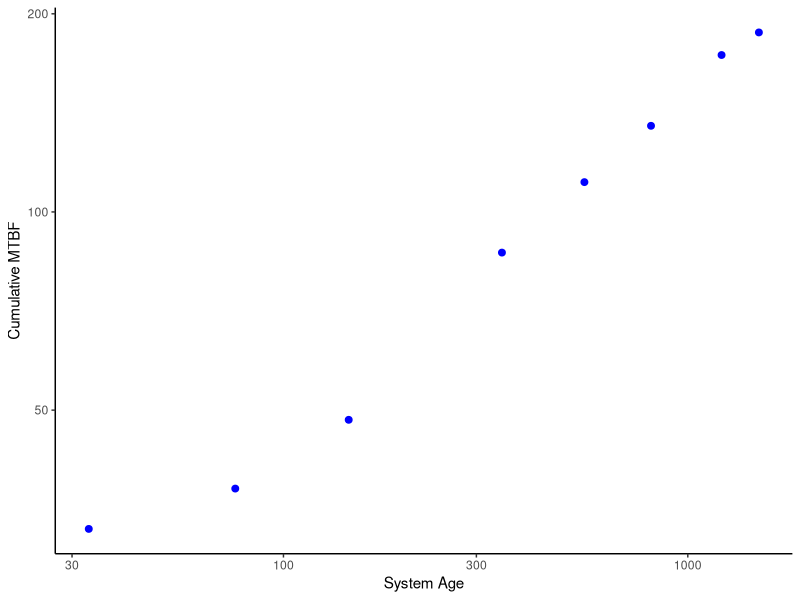
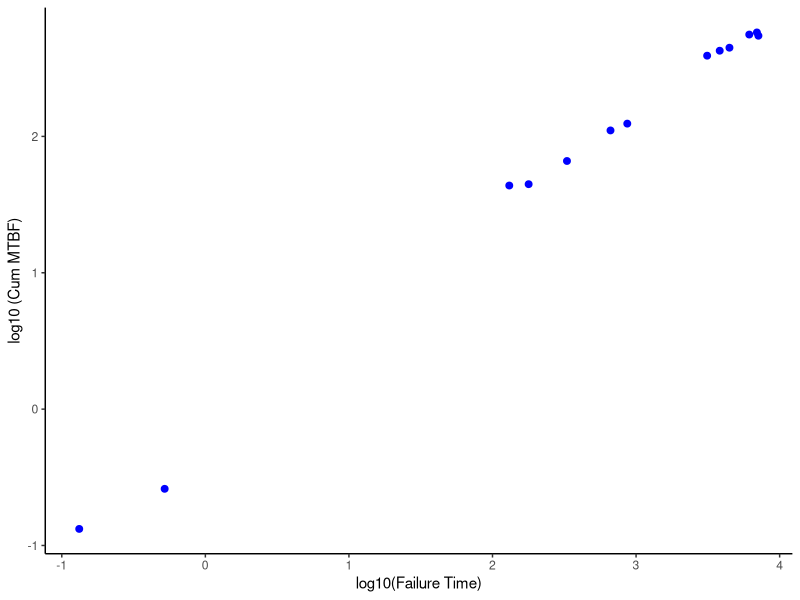

The R source for these figures, in order:
## ---- chunk 1
#| label: tbl-apr-192-example1-data
#| tbl-cap: "Reliability growth test data and cumulative MTBF estimates"
#| code-fold: true
#| message: false
library(tidyverse)

age <- c(33, 76, 145, 347, 555, 811, 1212, 1499)
r <- length(age)
cum_mtbf <- age / (1:r)

tibble(`Failure #` = 1:r, `System Age of Failure` = age, `Cum MTBF` = round(cum_mtbf, 1)) |>
  knitr::kable(align = "lrr")
## ---- chunk 2
#| label: fig-apr-192-example1-duane
#| fig-cap: "Example 1 Duane plot"
#| code-fold: true
ggplot(tibble(age = age, mtbf = cum_mtbf), aes(age, mtbf)) +
  geom_point(shape = 19, color = "blue", size = 2) +
  scale_x_log10() +
  scale_y_log10() +
  labs(x = "System Age", y = "Cumulative MTBF") +
  theme_classic()
## ---- chunk 3
#| label: verify-apr-192-example1
#| code-fold: true
T_test <- 1500
beta_hat <- 1 - (r - 1) / sum(log(T_test / age))
mtbf_end <- T_test / (r * (1 - beta_hat))

tibble(Statistic = c("Beta (growth slope)", "MTBF at end of test"), Value = c(beta_hat, mtbf_end)) |>
  knitr::kable(digits = 3, align = "lr")
## ---- chunk 4
#| label: fig-apr-192-example2-duane
#| fig-cap: "Example 2 Duane plot"
#| code-fold: true
powersim <- function(N, a, b) {
  U <- runif(N)
  Y <- rep(NA, N)
  Y[1] <- ((-1 / a) * log(U[1]))^(1 / b)
  for (i in 2:N) {
    Y[i] <- ((Y[i - 1])^b - (1 / a) * log(U[i]))^(1 / b)
  }
  Y
}

set.seed(42)
fail_time <- powersim(13, 0.2, 0.4)
fail_num <- 1:13
mcum <- fail_time / fail_num

ggplot(tibble(logt = log10(fail_time), logm = log10(mcum)), aes(logt, logm)) +
  geom_point(shape = 19, color = "blue", size = 2) +
  labs(x = "log10(Failure Time)", y = "log10 (Cum MTBF)") +
  theme_classic()
